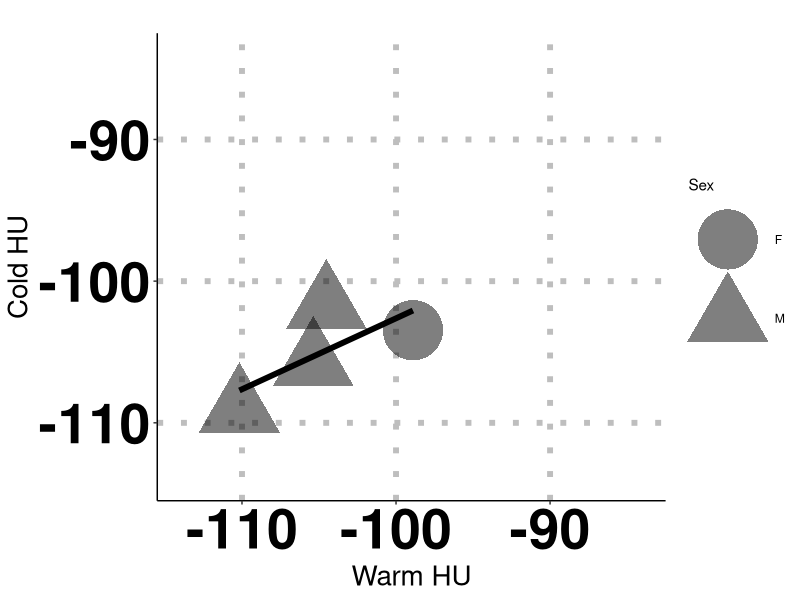
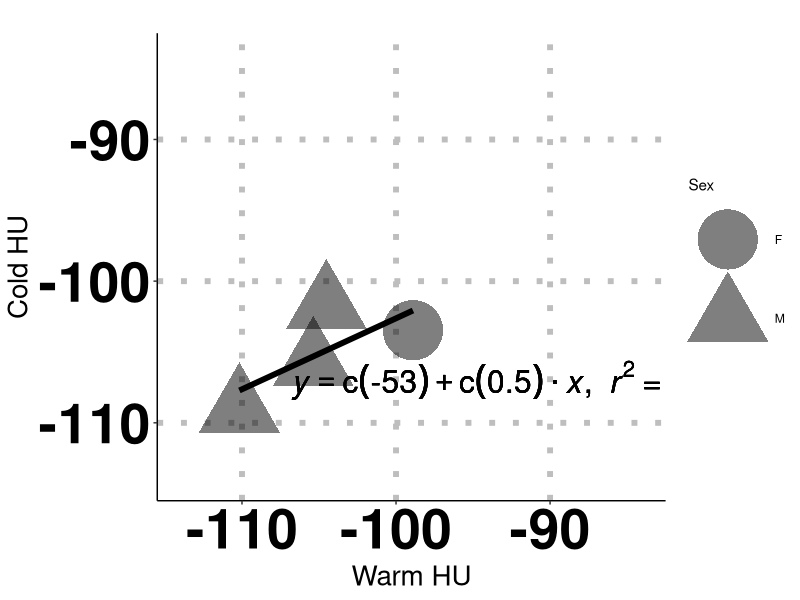

These charts were generated, in order, by the following R code:
#  CODE FOR RECREATING WAT PAPER FIGURES #################################
#  This .R file contains the script to recreate Figure 3 panel C) in the paper.
#  The script reads reconstructed data from the ../data_output/ folder and
#  puts the png image in the  ../figures/ folder.
#  FIGURE 3 C :  HU v. HU - subjects with BMI >= 25

# Need ggplot2 and plyr
require(ggplot2)
require(plyr)

# Load CSV file into a data frame
df = read.csv('../tidy_data/WAT_avgAllslx_master_file_CA_v_TN.csv')

selected_rows = df[,"BMI"]>=25
df = df[selected_rows ,]

CA_HU_Avg = df[,"CA_HU_Avg"]
TN_HU_Avg = df[,"TN_HU_Avg"]

# regression function
lm_eqn = function(df){
  m = lm(CA_HU_Avg ~ TN_HU_Avg, df);
  eq <- substitute(italic(y) == a + b %.% italic(x)*","~~italic(r)^2~"="~r2,
                   list(a = format(coef(m)[1], digits = 1),
                        b = format(coef(m)[2], digits = 1),
                        r2 = format(summary(m)$r.squared, digits = 2)))
  as.character(as.expression(eq));
}

g0 = ggplot(df, aes(x=TN_HU_Avg, y=CA_HU_Avg, shape=Sex)) +
  geom_smooth(aes(x=TN_HU_Avg, y=CA_HU_Avg, shape=NULL), data=df, method = "lm", se=FALSE, formula = y ~ x, colour="black", linetype="solid", alpha=0.5, size=2, weight=2) +
  geom_point(alpha=0.5,size=20) + 
  theme(axis.text=element_text(colour="black", size=40,face="bold"),axis.title=element_text(size=20),
        axis.line = element_line(colour = "black"),
        panel.grid.major = element_line(linetype = 3, colour = "gray", size = 2),
        panel.grid.minor = element_blank(),
        panel.background = element_blank()) +
  coord_cartesian(xlim=c(-114,-84), ylim=c(-114,-84))

g0.labs <- g0 + labs(title = "", x = "Warm HU", y = "Cold HU")
g0.labs

g1 = g0.labs + geom_text(aes(x = -92.5, y = -107, label = lm_eqn(df)), parse = TRUE, colour="black",size=8)

plot(g1)

# Copy plot to a PNG file
dev.copy(png, file = '../figures/Figure_3c.png', width=850, height=750)

# Don't forget to close the PNG device!
dev.off()

# Display the statistics (R-squared, p-value and confidence interval)
print("**********************************************************")
print("Figure 3c) statistics (R-squared, p-value and confidence interval)")
mod <- lm(CA_HU_Avg~TN_HU_Avg)
print(summary(mod))
print(confint(mod))
print("**********************************************************")
